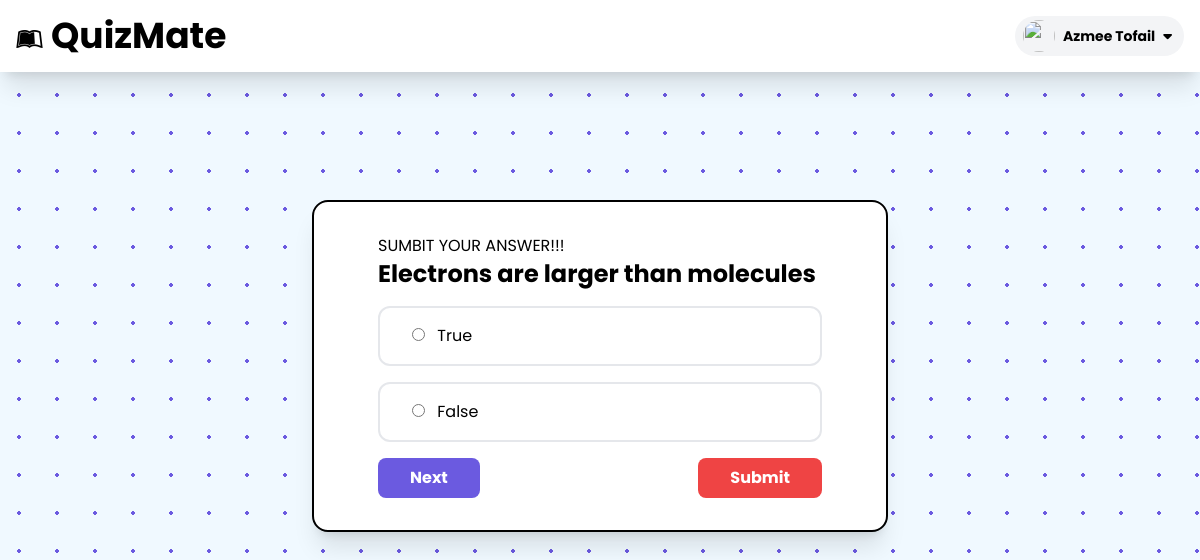
/home/exam/3/ (signed in), run on the app's committed database.
### exam/models.py (models this page shows, shortened)
class Question(models.Model):
    exam = models.ForeignKey(Exam, related_name='questions', on_delete=models.CASCADE)
    QUESTION_TYPE = (
        ('SingleMCQ', 'SingleMCQ'),
        ('MultipleMCQ', 'MultipleMCQ'),
        ('TrueFalse', 'TrueFalse'),
        ('Subjective', 'Subjective'),
    )
    question = models.TextField()
    question_type = models.CharField(max_length=100, choices=QUESTION_TYPE)
    mark = models.IntegerField(default=1)
    options = models.ManyToManyField('Option', related_name='questions', blank=True)

class Option(models.Model):
    option = models.TextField()
    is_correct = models.BooleanField(default=False)
    def __str__(self):
        return self.option

### exam/views.py (the view, shortened to what this page needs)
# urls.py: path('exam/<int:exam_id>/', examView, name='exam'),
@login_required(login_url='/login')
def examView(request, exam_id):
    if(request.user.id == Exam.objects.get(id=exam_id).classes.teacher.id):
        return redirect('/home/exam/details/'+str(exam_id))
    data = {}
    if not AnswerSheet.objects.filter(exam=exam_id, student=request.user.id).exists():
        AnswerSheet.objects.create(exam=Exam.objects.get(id=exam_id), student=request.user, status="STARTED")
    exam_obj = Exam.objects.get(id=exam_id)
    question_obj = Question.objects.filter(exam=exam_id)
    answersheet = AnswerSheet.objects.filter(exam=exam_id, student=request.user.id)
    done_answers = Answer.objects.filter(answersheet=answersheet[0].id, answered=True)
    done_questions = [x for x in done_answers.values_list('question', flat=True)]
    for question in question_obj:
        if question.id in done_questions:
            continue
        else:
            data = {"question": question, 'answersheet': answersheet[0].id,'total': question_obj.count()+1, 'done': done_answers.count()+1}
            break
    return render(request, 'exam/exam.html',data)

### templates/exam/exam.html (shortened to what this page needs)
{%extends "exam/base.html" %} {% load static %} {% block content %}
<div class="max-w-xl mx-auto mt-32">
    <div
        class="bg-white py-8 px-16 rounded-2xl shadow-xl border-2 border-black"
    >
        <span> SUMBIT YOUR ANSWER!!!</span>
        <h1 class="text-2xl font-bold">{{question.question}}</h1>
        <form method="POST">
            <div class="mcqfield">
                {% for option in question.options.all %}
                <div class="mt-4">
                    <button
                        type="button"
                        onclick="selectanswer('{{option.id}}')"
                        class="px-8 py-4 bg-white w-full text-left border-2 border-gray-200 rounded-xl"
                    >
                        <input
                            type="radio"
                            name="answer"
                            id="option{{option.id}}"
                            value="1"
                            class="mr-2 text-primary"
                        />
                        <label
                            id="answer{{option.id}}"
                            for="option{{option.id}}"
                            >{{option}}</label
                        >
                    </button>
                </div>
                {% endfor %}
            </div>
            <div class="mt-4">
                <div class="flex justify-between">
                    {% if done != total %}
                    <button
                        type="submit"
                        value="next"
                        name="action"
                        class="bg-primary text-white font-bold p-2 rounded-lg px-8 hover:bg-secondary"
                    >
                        Next
                    </button>
                    {% endif %}
                    <button
                        type="submit"
                        value="submit"
                        name="action"
                        class="bg-red-500 text-white font-bold p-2 rounded-lg px-8 hover:bg-red-400"
                    >
                        Submit
                    </button>
                </div>
            </div>
        </form>
    </div>
</div>
{%endblock%}

### templates/reusable/exam_header.html (shortened to what this page needs)
{% load static %}
<div class="sticky top-0 max-w-screen bg-white py-4 shadow-xl">
    <div class="max-w-7xl px-4 flex justify-between items-center mx-auto">
        <div>
            <a href="/home" class="text-xl md:text-2xl lg:text-4xl text-black font-bold" ><i class="text-2xl mr-2 fa fa-leanpub"></i>QuizMate</a>
        </div>
        <div class="relative ml-3">
            <div>
                <button
                    type="button"
                    class="flex max-w-xs items-center rounded-full bg-gray-100 py-1 px-2 gap-2 text-sm focus:outline-none focus:ring-2 focus:ring-white focus:ring-offset-2 focus:ring-offset-gray-800"
                    id="user-menu-button"
                    aria-expanded="false"
                    aria-haspopup="true"
                    onclick="profileheaderModal()"
                >
                    <img
                        class="h-8 w-8 rounded-full"
                        src="https://www.clipartmax.com/png/middle/171-1717870_stockvader-predicted-cron-for-may-user-profile-icon-png.png"
                        alt=""
                    />
                    <p>
                        {% if request.user.first_name != "" %}
                        <span class="font-bold">
                            {{request.user.first_name}}
                            {{request.user.last_name}}
                        </span>
                        {% else %}
                        <span class="font-bold">{{request.user.username}}</span>
                        {% endif %}
                    </p>
                    <i class="fa-solid fa-caret-down mr-1"></i>
                </button>
            </div>
        </div>
    </div>
</div>

### static/exam/base.css (style rules this page uses)
.polkabg { background-image: radial-gradient( #6b5ae0 1.6500000000000001px, #f0f9ff 1.6500000000000001px ); background-size: 38px 38px; }

### data on the page
Question: question "Electrons are larger than molecules"
Option: option "True"
Option: option "False"

### other printed values
{{ request.user.first_name }} "Azmee"
{{ request.user.last_name }} "Tofail"
